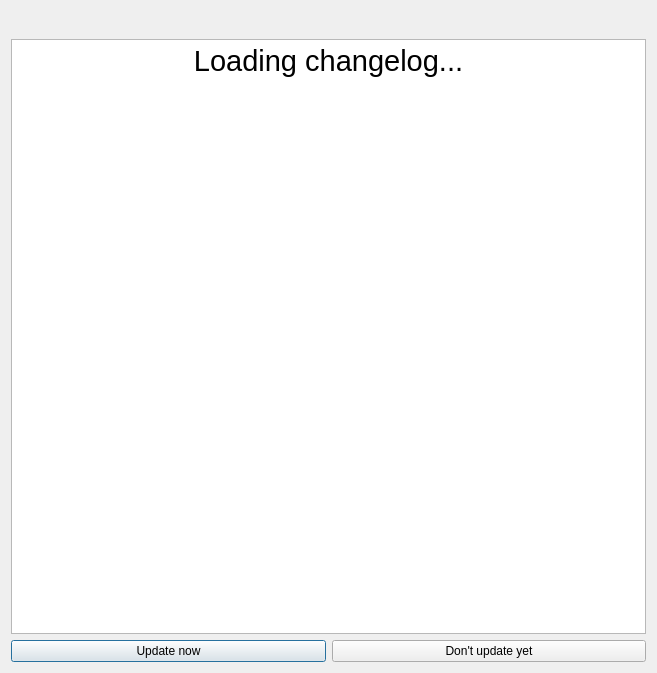
<?xml version="1.0" encoding="UTF-8"?>
<ui version="4.0">
 <class>UpdateDialog</class>
 <widget class="QDialog" name="UpdateDialog">
  <property name="geometry">
   <rect>
    <x>0</x>
    <y>0</y>
    <width>657</width>
    <height>673</height>
   </rect>
  </property>
  <property name="windowTitle">
   <string>PolycraftLauncher Update</string>
  </property>
  <property name="windowIcon">
   <iconset>
    <normaloff>:/icons/toolbar/checkupdate</normaloff>:/icons/toolbar/checkupdate</iconset>
  </property>
  <layout class="QVBoxLayout" name="verticalLayout">
   <item>
    <layout class="QHBoxLayout" name="horizontalLayout_2">
     <item>
      <widget class="QLabel" name="label">
       <property name="font">
        <font>
         <pointsize>14</pointsize>
        </font>
       </property>
       <property name="text">
        <string/>
       </property>
       <property name="alignment">
        <set>Qt::AlignLeading|Qt::AlignLeft|Qt::AlignVCenter</set>
       </property>
       <property name="buddy">
        <cstring>changelogBrowser</cstring>
       </property>
      </widget>
     </item>
    </layout>
   </item>
   <item>
    <widget class="QTextBrowser" name="changelogBrowser">
     <property name="html">
      <string>&lt;!DOCTYPE HTML PUBLIC &quot;-//W3C//DTD HTML 4.0//EN&quot; &quot;http://www.w3.org/TR/REC-html40/strict.dtd&quot;&gt;
&lt;html&gt;&lt;head&gt;&lt;meta name=&quot;qrichtext&quot; content=&quot;1&quot; /&gt;&lt;style type=&quot;text/css&quot;&gt;
p, li { white-space: pre-wrap; }
&lt;/style&gt;&lt;/head&gt;&lt;body style=&quot; font-family:'Noto Sans'; font-size:12pt; font-weight:400; font-style:normal;&quot;&gt;
&lt;p align=&quot;center&quot; style=&quot; margin-top:12px; margin-bottom:12px; margin-left:0px; margin-right:0px; -qt-block-indent:0; text-indent:0px;&quot;&gt;&lt;span style=&quot; font-family:'Bitstream Vera Sans'; font-size:22pt;&quot;&gt;Loading changelog...&lt;/span&gt;&lt;/p&gt;&lt;/body&gt;&lt;/html&gt;</string>
     </property>
     <property name="openExternalLinks">
      <bool>true</bool>
     </property>
    </widget>
   </item>
   <item>
    <layout class="QGridLayout" name="gridLayout">
     <item row="0" column="0">
      <widget class="QPushButton" name="btnUpdateNow">
       <property name="sizePolicy">
        <sizepolicy hsizetype="Preferred" vsizetype="Fixed">
         <horstretch>0</horstretch>
         <verstretch>0</verstretch>
        </sizepolicy>
       </property>
       <property name="text">
        <string>Update now</string>
       </property>
      </widget>
     </item>
     <item row="0" column="1">
      <widget class="QPushButton" name="btnUpdateLater">
       <property name="sizePolicy">
        <sizepolicy hsizetype="Preferred" vsizetype="Fixed">
         <horstretch>0</horstretch>
         <verstretch>0</verstretch>
        </sizepolicy>
       </property>
       <property name="text">
        <string>Don't update yet</string>
       </property>
      </widget>
     </item>
    </layout>
   </item>
  </layout>
 </widget>
 <tabstops>
  <tabstop>changelogBrowser</tabstop>
  <tabstop>btnUpdateNow</tabstop>
  <tabstop>btnUpdateLater</tabstop>
 </tabstops>
 <resources>
  <include location="../../resources/polycraftlauncher/polycraftlauncher.qrc"/>
 </resources>
 <connections/>
</ui>
